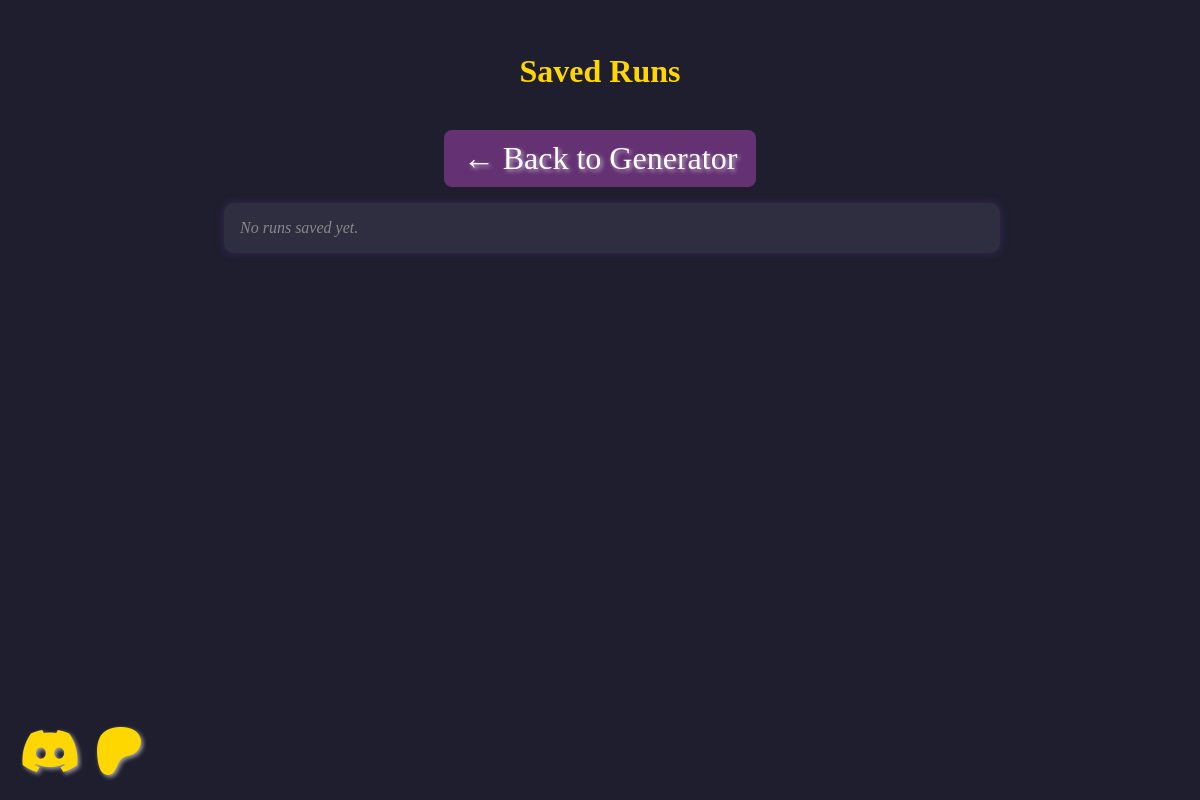
/runs, run on an earlier commit of the app's database.
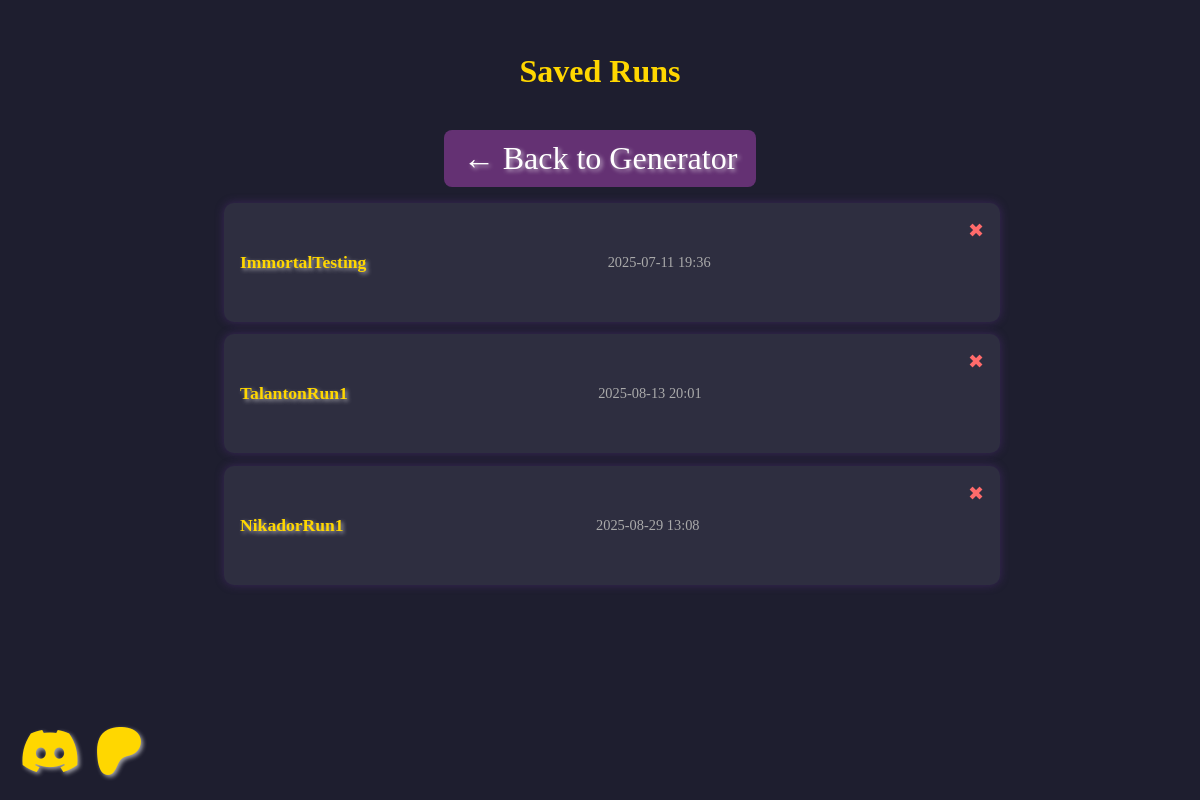
And on a later commit of the database.
### models.py (models this page shows, shortened)
class Run(db.Model):
    id = db.Column(db.Integer, primary_key=True)
    title_run = db.Column(db.String(100), unique=True, nullable=False)  # Name should be more descriptive
    created_at = db.Column(db.DateTime, default=func.now(), nullable=False)  # Use func.now() for timestamp
    data = db.Column(db.Text, nullable=False)  # Stores the run as JSON

### app.py (the view)
@app.route('/runs')
def list_runs():
    runs = Run.query.all()
    return render_template('runs.html', runs=runs)

### templates/runs.html (shortened to what this page needs)
<!DOCTYPE html>
<html lang="en">
<head>
    <link rel="stylesheet" href="{{ url_for('static', filename='style.css') }}">
    <link rel="stylesheet" href="https://cdnjs.cloudflare.com/ajax/libs/font-awesome/6.5.0/css/all.min.css">
</head>
<body>
    <h1>Saved Runs</h1>
    <a href="{{ url_for('home') }}" class="back-button">← Back to Generator</a>
    <ul class="run-list">
        {% for run in runs %}
        <li>
            <a href="{{ url_for('view_run', run_id=run.id) }}">{{ run.title_run }}</a>
            <span class="timestamp">{{ run.created_at.strftime('%Y-%m-%d %H:%M') }}</span>
            <form action="{{ url_for('delete_run', run_id=run.id) }}" method="POST" class="delete-form"
                onsubmit="return confirm('Are you sure you want to delete this Run?');">
                <button type="submit" class="delete-button" title="Delete Run">✖</button>
            </form>
        </li>
        {% else %}
        <li class="empty">No runs saved yet.</li>
        {% endfor %}
    </ul>
    <div class="social-icons">
        <a href="https://discord.gg/CmNqX7Mrtp" target="_blank" rel="noopener noreferrer">
            <i class="fa-brands fa-discord"></i>
        </a>
        <a href="https://www.patreon.com/c/TheMortalTrials" target="_blank" rel="noopener noreferrer">
            <i class="fa-brands fa-patreon"></i>
        </a>
    </div>
</body>
</html>

### static/style.css (style rules this page uses)
body { background: #1e1e2f; color: #f4f4f4; font-family: 'Georgia', serif; padding: 2rem; max-width: 800px; margin: auto; text-align: center; }
a { color: #ffd700; text-decoration: none; font-size: 2rem; text-shadow: 2px 2px 4px rgba(255, 255, 255, 0.6); transition: color 0.3s ease, text-shadow 0.3s ease; }
.social-icons { position: fixed; bottom: 20px; left: 20px; display: flex; gap: 15px; z-index: 1000; }
.social-icons a { font-size: 3rem; }
button { background: #643173; border: none; color: #fff; padding: 0.7rem 1.2rem; font-size: 1.1rem; border-radius: 8px; cursor: pointer; margin-bottom: 2rem; }
form { margin-bottom: 2rem; }
ul { list-style: square; margin-left: 1.5rem; }
h1 { font-size: 2rem; margin-bottom: 1.5rem; color: #ffd700; }
.run-list { padding: 0; list-style: none; margin-bottom: 2rem; }
.run-list li { background: #2e2e40; margin: 0.8rem 0; padding: 1rem; border-radius: 10px; box-shadow: 0 0 10px rgba(100, 50, 150, 0.4); display: flex; justify-content: space-between; align-items: center; transition: transform 0.2s; }
.run-list a { color: #ffd700; text-decoration: none; font-weight: bold; font-size: 1.1rem; }
.run-list .timestamp { color: #aaa; font-size: 0.9rem; }
.back-button { display: inline-block; margin-top: 1rem; text-decoration: none; color: #fff; background: #643173; padding: 0.6rem 1.2rem; border-radius: 8px; transition: background 0.3s ease; }
.delete-form { display: inline; margin-left: 1rem; }
.delete-button { background: transparent; border: none; color: #ff6b6b; font-size: 1.2rem; cursor: pointer; padding: 0; transition: color 0.2s ease; }

What changed in the data, as far as the page shows it:
added Run: title_run "ImmortalTesting", created_at "2025-07-11 19:36"
added Run: title_run "TalantonRun1", created_at "2025-08-13 20:01"
added Run: title_run "NikadorRun1", created_at "2025-08-29 13:08"
Also different on the page:
text no longer shown: "No runs saved yet."
